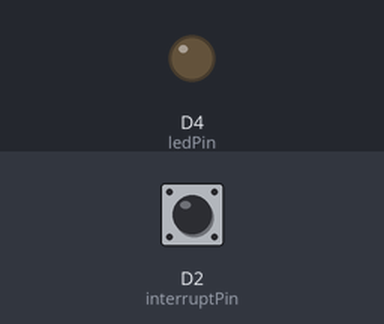
The sketch below on a simulated ESP8266 (NodeMCU). Parts: output pins drawn as LEDs (lit = HIGH). The inputs (shaded band) are chosen by the test bench; at power-on: D2 (interruptPin) LOW.

Above: at 1.2 s.
1.3 s: D2 (interruptPin) pulled HIGH for 0.15 s
At 2.1 s:
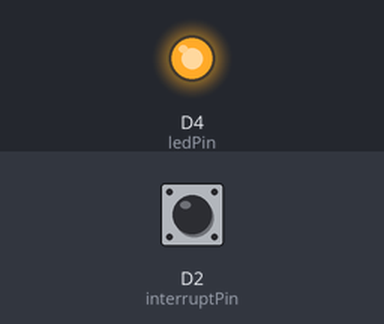
2.9 s: D2 (interruptPin) pulled HIGH for 1 s
At 3.4 s:
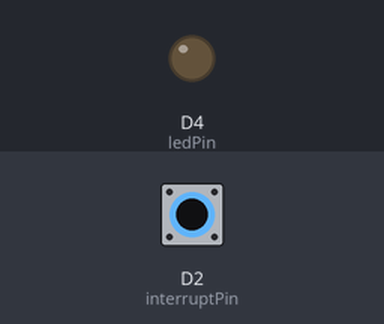
5.4 s: D2 (interruptPin) pulled HIGH for 3.2 s
At 6.5 s:
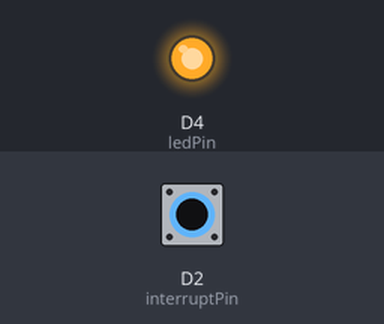
Timing chart, 0 to 8.4 s (numbered marks = the images above; inputs shaded):
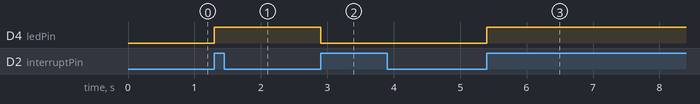

Measured:
- after the input at 1.3 s, D4 (ledPin): LOW → HIGH at once
- after the input at 2.9 s, D4 (ledPin): HIGH → LOW at once
- after the input at 5.4 s, D4 (ledPin): LOW → HIGH at once

The sketch:

RISING.ino
```cpp
const byte ledPin = D4;
const byte interruptPin = D2;
volatile byte state = LOW;

void setup() {
  pinMode(ledPin, OUTPUT);
  pinMode(interruptPin, INPUT);
  attachInterrupt(interruptPin, blink, RISING);
}

void loop() {
  digitalWrite(ledPin, state);
}

void blink() {
  state = !state;
}
```
